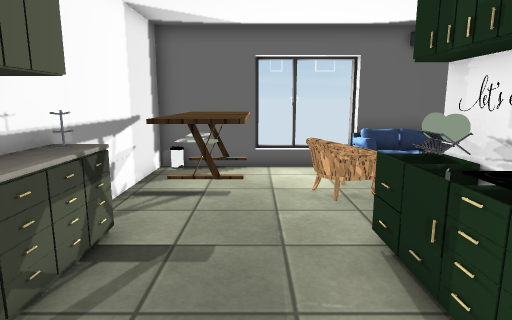
[1] (above)

12 first-person views from a walk through a 3-D level made in the Unity game engine. The camera is 1.3 m above the floor, tilts 10° down and sees 75° across. Doors are open. The floor is counted in squares, 0.5 m on a side. Each view is taken from the middle of a square. On the plan, view 1 faces up. The plan holds only what a view shows up to about 20 squares ahead; the rest is blank. The place goes on beyond the plan. The player is left out. Some animated figures are not drawn. Some surface patterns are stand-ins.

[2]
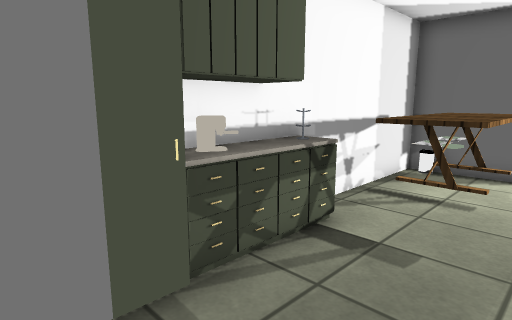

[3]
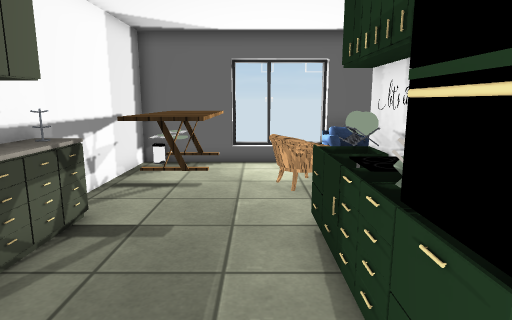

[4]
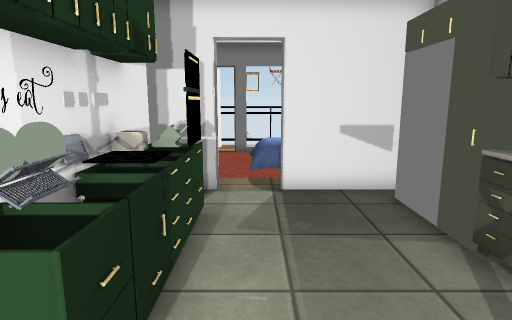

[5]
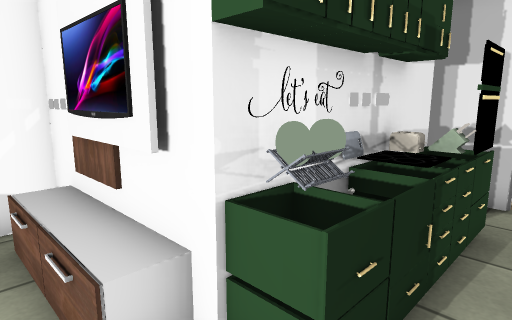

[6]
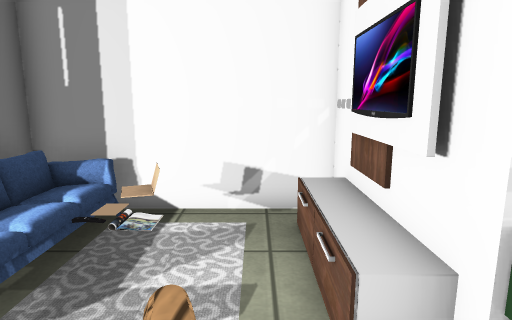

[7]
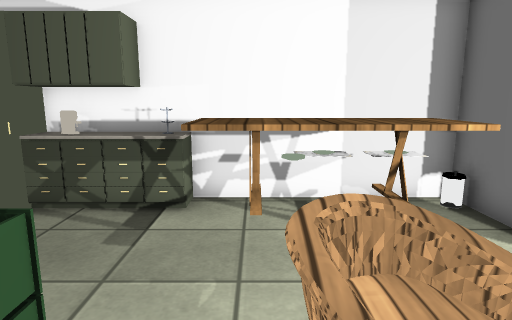

[8]
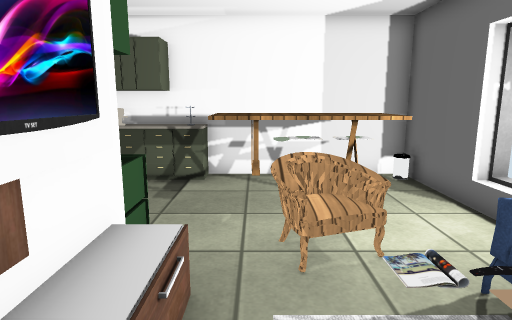

[9]
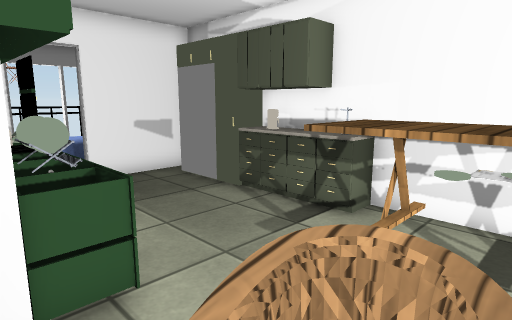

[10]
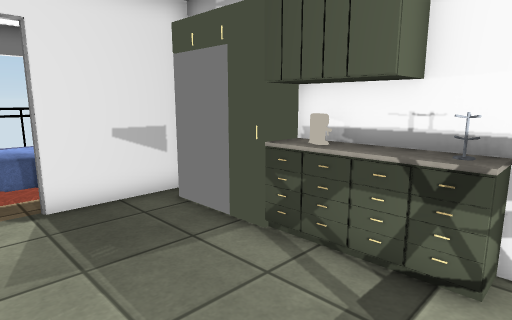

[11]
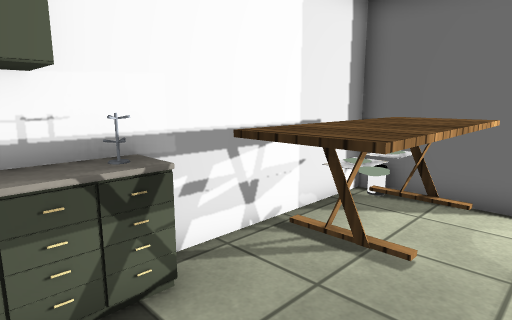

[12]
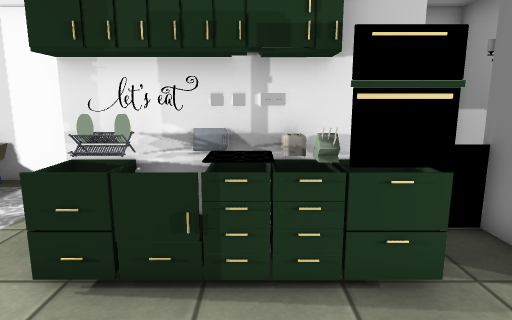

### Floor plan
Key: @ floor where view 1 was taken; # wall or solid block; . floor; D open door; = window, fence, low wall or low ledge; O other object.
Columns run from 4 left of view 1 to 9 right of it. Each row starts with its distance up from view 1.
 13 #####
 12 #.OOO...     #
 11 #.OOO.......O#
 10 #.OOO  ..#.O.#
  9 #.OOO##O.....#
  8 #.OOO.O......#
  7 #.OOO...O##O.#
  6 #O....#=######
  5 #O....=##
  4 #O....###
  3 #O....=#
  2 ##....###
  1  #....###
  0  #..@..=
 -1  #......
 -2  ####DD##
 -3     ...
 -4     ...

Where each view was taken, in squares from view 1:
view 1: 0 up, 0 right, facing up
view 2: 0 up, 1 right, facing up-left
view 3: 1 down, 1 right, facing up
view 4: 8 up, 1 right, facing down
view 5: 8 up, 1 right, facing down-right
view 6: 8 up, 1 right, facing right
view 7: 8 up, 5 right, facing left
view 8: 8 up, 8 right, facing left
view 9: 10 up, 4 right, facing down-left
view 10: 7 up, 2 right, facing down-left
view 11: 4 up, 1 right, facing up-left
view 12: 3 up, 2 left, facing right
